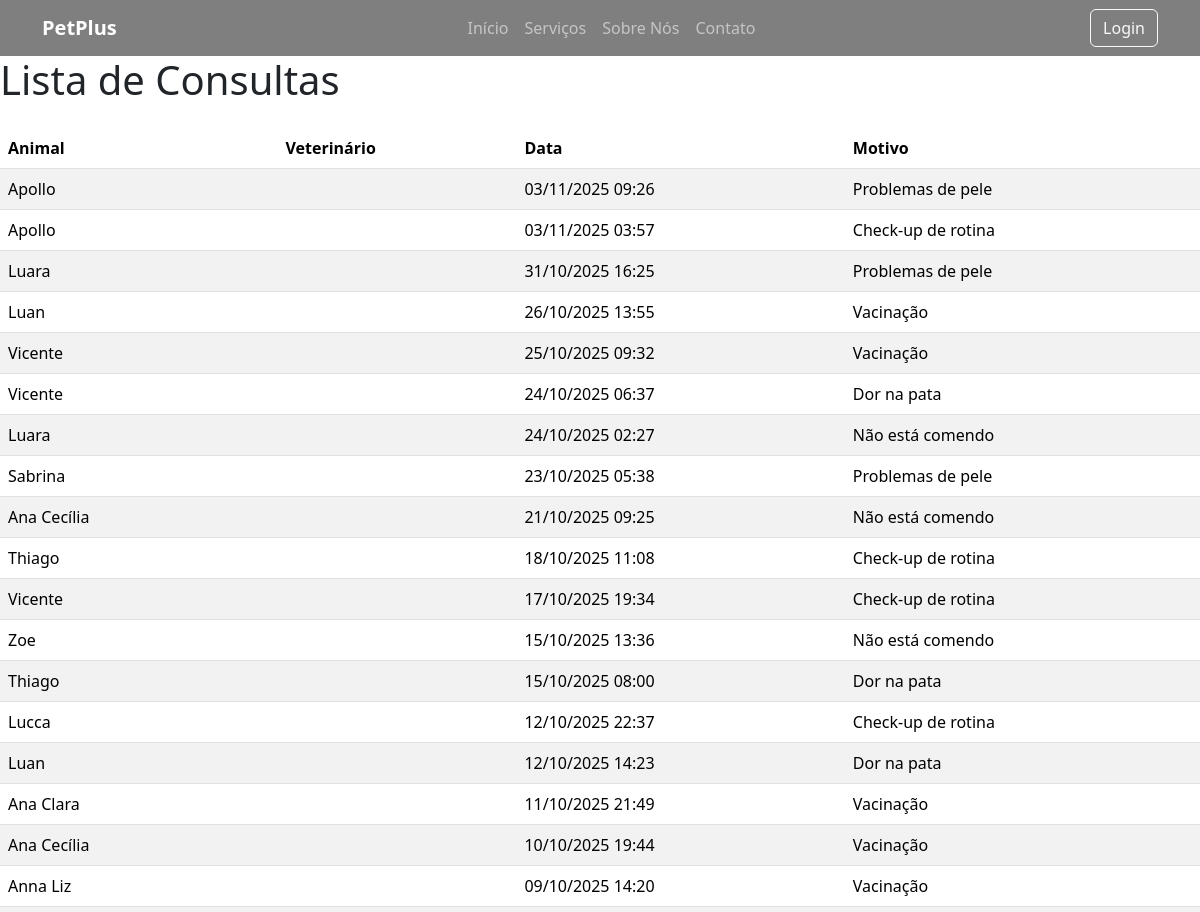
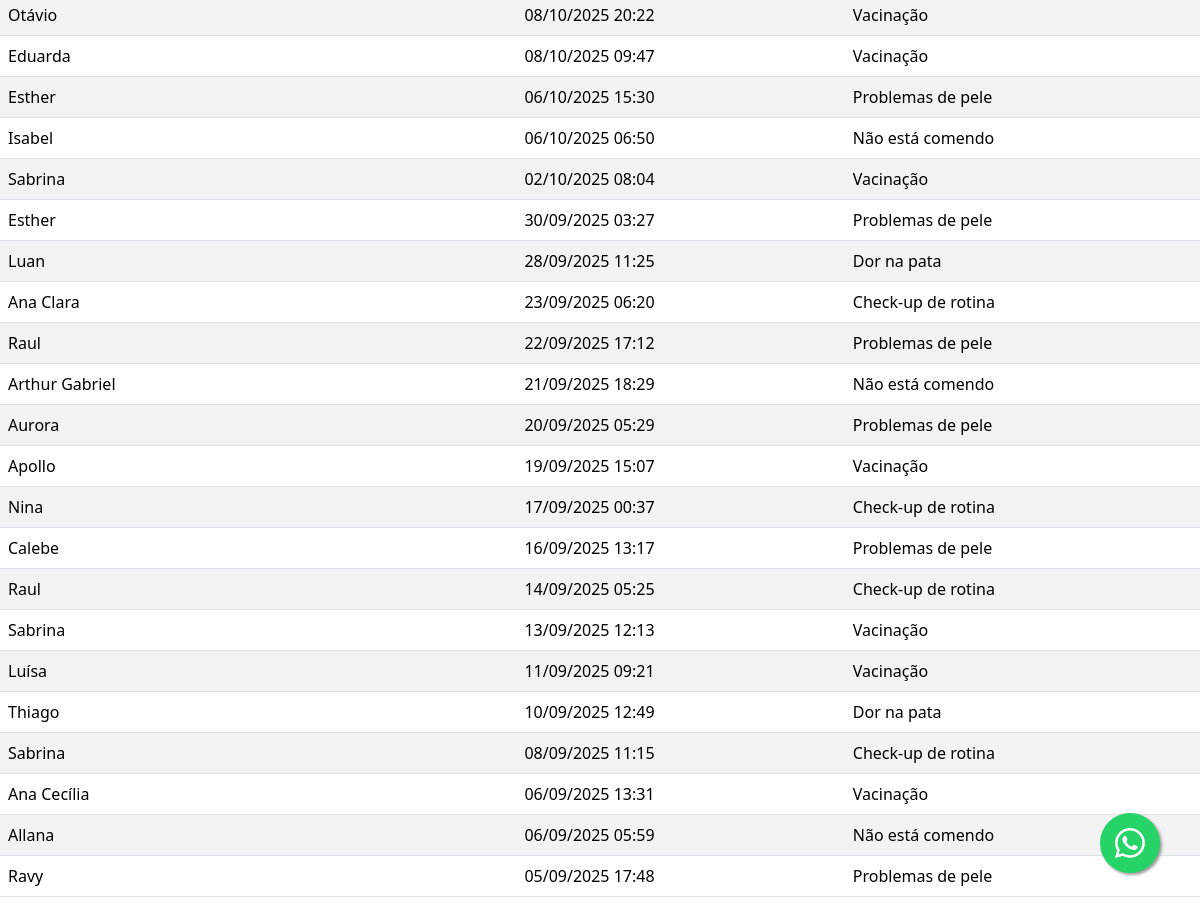
/consultas/, run on the app's committed database (2 pictures, top to bottom).
### core/models.py (models this page shows, shortened)
class Consulta(models.Model):
    animal = models.ForeignKey(Animal, on_delete=models.CASCADE)
    veterinario = models.ForeignKey(
        settings.AUTH_USER_MODEL,
        on_delete=models.SET_NULL,
        null=True,
        limit_choices_to={'groups__name' : 'Veterinarios'}
    )
    data = models.DateTimeField(blank=False, null=False)
    motivo = models.TextField(blank=False, null=False)
    observacoes = models.TextField(blank=True)

class Animal(models.Model):
    ESPECIES = [
        ('C', 'Cachorro'),
        ('G', 'Gato'),
        ('O', 'Outros'),
    ]
    SEXO = [
        ('M', 'Macho'),
        ('F', 'Fêmea'),
    ]
    nome = models.CharField(max_length=100)
    dono = models.ForeignKey(Cliente, on_delete=models.CASCADE, related_name='animais', blank=False, null=False)
    especie = models.CharField(max_length=1, choices=ESPECIES)
    raca = models.CharField(max_length=100)
    data_nascimento = models.DateField(null=True, blank=True)
    peso = models.DecimalField(max_digits=5, decimal_places=2, null=True, blank=True)
    sexo = models.CharField(max_length=1, choices=SEXO)
    observacoes = models.TextField(blank=True)

### core/views.py (the view)
# urls.py: path('consultas/', views.lista_consultas, name='lista_consultas'),#acesso da Recepcionista
def lista_consultas(request):
    consultas = Consulta.objects.all().order_by('-data')
    return render(request, 'Recepcionista/lista_consultas.html', {'consultas': consultas})

### templates/Recepcionista/lista_consultas.html
{% extends 'base.html' %}
{% block content %}
  <h1 class="mb-4">Lista de Consultas</h1>
  <table class="table table-striped">
    <thead>
      <tr>
        <th>Animal</th>
        <th>Veterinário</th>
        <th>Data</th>
        <th>Motivo</th>
      </tr>
    </thead>
    <tbody>
      {% for consulta in consultas %}
      <tr>
        <td>{{ consulta.animal.nome }}</td>
        <td>{{ consulta.veterinario.nome }}</td>
        <td>{{ consulta.data|date:"d/m/Y H:i" }}</td>
        <td>{{ consulta.motivo }}</td>
      </tr>
      {% empty %}
      <tr>
        <td colspan="4">Nenhuma consulta cadastrada.</td>
      </tr>
      {% endfor %}
    </tbody>
  </table>
{% endblock %}

### static/css/website.css (style rules this page uses)
body { padding-top: 56px; }

### data on the page
Consulta: animal.nome "Apollo", data "03/11/2025 09:26", motivo "Problemas de pele"
Consulta: animal.nome "Apollo", data "03/11/2025 03:57", motivo "Check-up de rotina"
Consulta: animal.nome "Luara", data "31/10/2025 16:25", motivo "Problemas de pele"
Consulta: animal.nome "Luan", data "26/10/2025 13:55", motivo "Vacinação"
Consulta: animal.nome "Vicente", data "25/10/2025 09:32", motivo "Vacinação"
Consulta: animal.nome "Vicente", data "24/10/2025 06:37", motivo "Dor na pata"
Consulta: animal.nome "Luara", data "24/10/2025 02:27", motivo "Não está comendo"
Consulta: animal.nome "Sabrina", data "23/10/2025 05:38", motivo "Problemas de pele"
Consulta: animal.nome "Ana Cecília", data "21/10/2025 09:25", motivo "Não está comendo"
Consulta: animal.nome "Thiago", data "18/10/2025 11:08", motivo "Check-up de rotina"
Consulta: animal.nome "Vicente", data "17/10/2025 19:34", motivo "Check-up de rotina"
Consulta: animal.nome "Zoe", data "15/10/2025 13:36", motivo "Não está comendo"
Consulta: animal.nome "Thiago", data "15/10/2025 08:00", motivo "Dor na pata"
Consulta: animal.nome "Lucca", data "12/10/2025 22:37", motivo "Check-up de rotina"
Consulta: animal.nome "Luan", data "12/10/2025 14:23", motivo "Dor na pata"
Consulta: animal.nome "Ana Clara", data "11/10/2025 21:49", motivo "Vacinação"
Consulta: animal.nome "Ana Cecília", data "10/10/2025 19:44", motivo "Vacinação"
Consulta: animal.nome "Anna Liz", data "09/10/2025 14:20", motivo "Vacinação"
Consulta: animal.nome "Otávio", data "08/10/2025 20:22", motivo "Vacinação"
Consulta: animal.nome "Eduarda", data "08/10/2025 09:47", motivo "Vacinação"
Consulta: animal.nome "Esther", data "06/10/2025 15:30", motivo "Problemas de pele"
Consulta: animal.nome "Isabel", data "06/10/2025 06:50", motivo "Não está comendo"
Consulta: animal.nome "Sabrina", data "02/10/2025 08:04", motivo "Vacinação"
Consulta: animal.nome "Esther", data "30/09/2025 03:27", motivo "Problemas de pele"
Consulta: animal.nome "Luan", data "28/09/2025 11:25", motivo "Dor na pata"
Consulta: animal.nome "Ana Clara", data "23/09/2025 06:20", motivo "Check-up de rotina"
Consulta: animal.nome "Raul", data "22/09/2025 17:12", motivo "Problemas de pele"
Consulta: animal.nome "Arthur Gabriel", data "21/09/2025 18:29", motivo "Não está comendo"
Consulta: animal.nome "Aurora", data "20/09/2025 05:29", motivo "Problemas de pele"
Consulta: animal.nome "Apollo", data "19/09/2025 15:07", motivo "Vacinação"
Consulta: animal.nome "Nina", data "17/09/2025 00:37", motivo "Check-up de rotina"
Consulta: animal.nome "Calebe", data "16/09/2025 13:17", motivo "Problemas de pele"
Consulta: animal.nome "Raul", data "14/09/2025 05:25", motivo "Check-up de rotina"
Consulta: animal.nome "Sabrina", data "13/09/2025 12:13", motivo "Vacinação"
Consulta: animal.nome "Luísa", data "11/09/2025 09:21", motivo "Vacinação"
Consulta: animal.nome "Thiago", data "10/09/2025 12:49", motivo "Dor na pata"
Consulta: animal.nome "Sabrina", data "08/09/2025 11:15", motivo "Check-up de rotina"
Consulta: animal.nome "Ana Cecília", data "06/09/2025 13:31", motivo "Vacinação"
Consulta: animal.nome "Allana", data "06/09/2025 05:59", motivo "Não está comendo"
Consulta: animal.nome "Ravy", data "05/09/2025 17:48", motivo "Problemas de pele"
